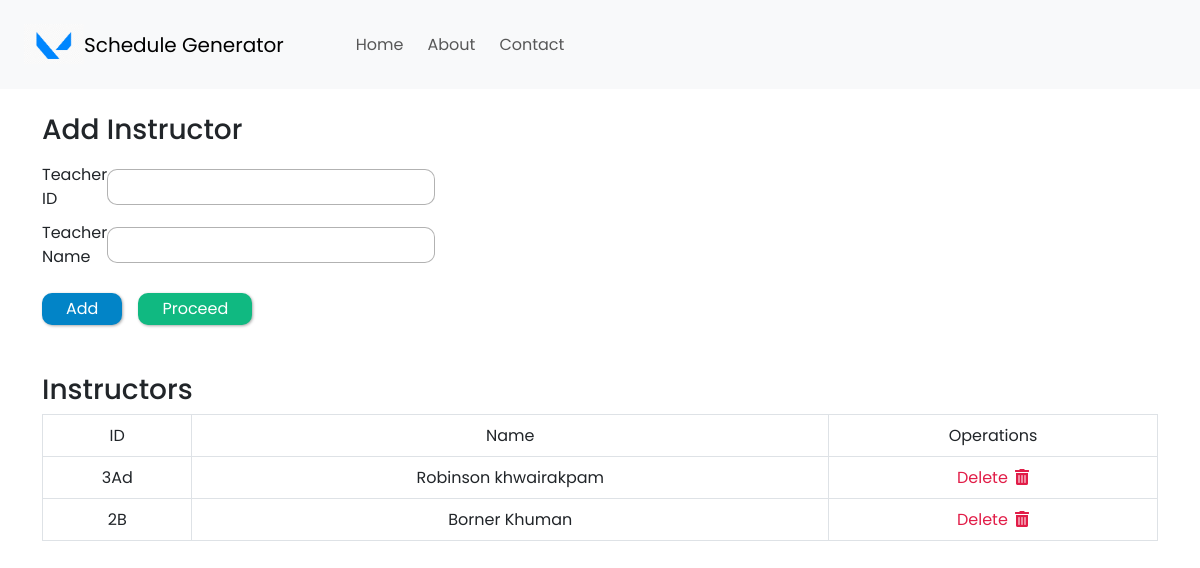
The app's page /add-instructor, older data.
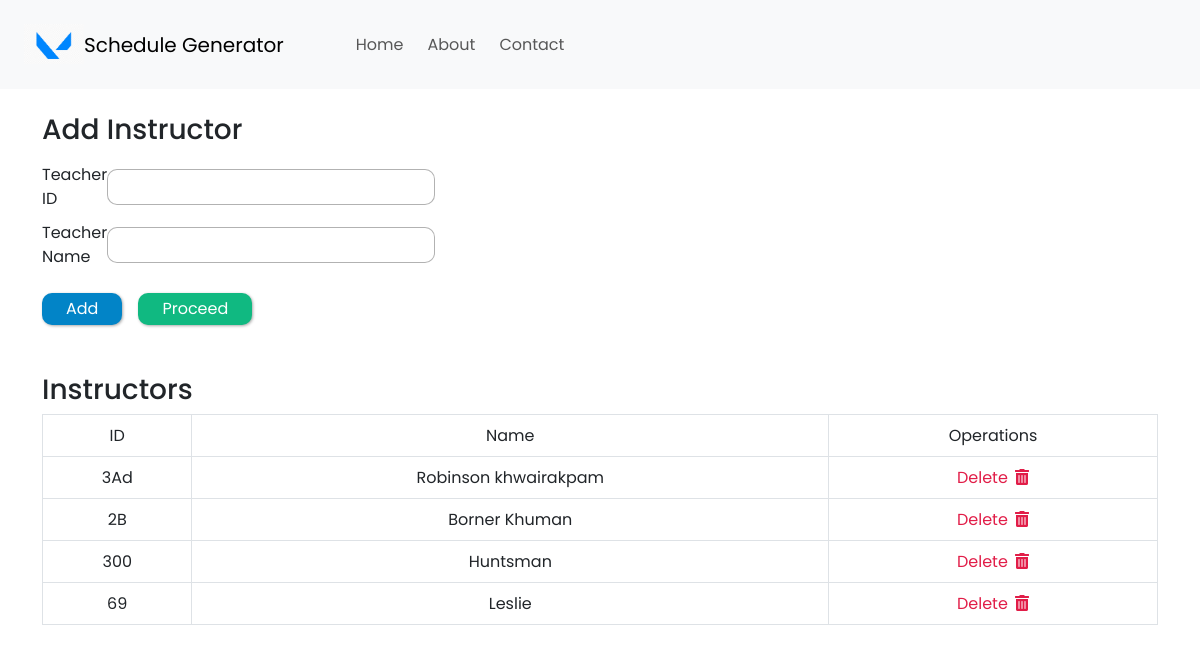
The same page, newer data.
### my_app/models.py (models this page shows, shortened)
class Instructor(models.Model):
    uid = models.CharField(max_length=10)
    name = models.CharField(max_length=100)

### my_app/views.py (the view)
# urls.py: path('add-instructor', views.addInstructor, name='add-instructor'),
def addInstructor(request):
    if request.method == 'POST':
        form = InstructorForm(request.POST)
        if form.is_valid():
            form.save()
            all_instructors = Instructor.objects.all
            return render(request, 'add-instructor.html', {'all_instructors': all_instructors})
    else:
        all_instructors = Instructor.objects.all
        return render(request, 'add-instructor.html', {'all_instructors': all_instructors})

### my_app/templates/add-instructor.html (shortened to what this page needs)
{% extends 'base.html' %}
{% block content %}
{% load static %}
  <div style="width: 320px; margin-top: 1.5rem;">
    <form method="POST">
      <h3 style="margin-bottom: 1rem;">Add Instructor</h3>
      <div class="input-container">
        <label>Teacher ID</label>
        <input type="text" name="uid" class="input-fields" />
      </div>
      <div class="input-container">
        <label>Teacher Name</label>
        <input type="text" name="name" class="input-fields" />
      </div>
      <div class="d-flex align-items-center mt-4 gap-3">
        <button type="submit" class="add-button px-4 py-1">Add</button>
        <input type="button"
          value="Proceed"
          class="proceed-button px-4 py-1"
          onclick="window.location.href='/add-course'"
        />
      </div>
    </form>
  </div>
  {% if all_instructors %}
    <h3 class="mt-5">Instructors</h3>
    <table class="table table-bordered">
      <tr class="table-heading">
          <td>
            <center>ID</center>
          </td>
          <td>
            <center>Name</center>
            </td>
          <td>
            <center>Operations</center>
          </td>
      </tr>
      {% for instructor in all_instructors %}
        <tr class="table-data">
          <td>
            <center>{{ instructor.uid }}</center>
          </td>
          <td>
            <center>{{ instructor.name }}</center>
          </td>
          <td>
            <center>
              <a class="delete-button" href="{% url 'delete-instructor' instructor.id %}">
               Delete
              <i class="fas fa-trash-alt" style="margin-left: 3px;"></i>
              </a>
            </center>
          </td>
        </tr>
      {% endfor %}
    </table>
  {% endif %}
{% endblock %}

Row changes from the older to the newer data that the page shows:
added Instructor: uid "300", name "Huntsman"
added Instructor: uid "69", name "Leslie"
